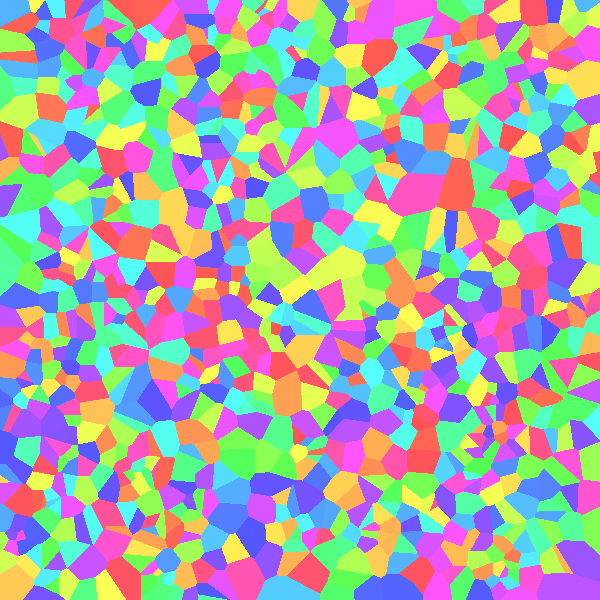
Frame 1 (no input)
Frame 2 (the mouse pressed at the canvas centre, redrawn once): identical to frame 1, image omitted

The Processing sketch that drew this single still picture (run headless with seeded random() and noise(); the mouse was pressed at the canvas centre and the sketch redrawn once):

// Processing sketch: Closest_point_moving
// ── Closest_point_moving.pde
int n = 1000;
float points[];

void setup()
{
  size(600, 600);
  colorMode(HSB);
  
  // Initialize random N points
  points = new float[2*n];
  
  for(int i = 0; i < n; i++)
  {
    points[2*i] = random(0, width);
    points[2*i+1] = random(0, height);
  }
}

void draw()
{
  loadPixels();
  for(int j = 0; j < height; j++)
  {
    for(int i = 0; i < width; i++)
    {
      // Set the distance from the point to be the maximum possible
      float x = 2*width;
      float y = 2*height;
      float prev_dist = dist(i, j, x, y);
      int closest = 1;
      
      // Go through all the points
      for(int k = 0; k < n; k++)
      {
        float new_dist = dist(i, j, points[2*k], points[2*k+1]);
        
        // Find the smallest distance
        if(new_dist < prev_dist)
        {
          prev_dist = new_dist;
          closest = k+1;
        }
      }
      
      // Set the color of the pixel based on what point it's closest to with
      // maximum brightness and a slightly lower saturation so the colors are "smoother"
      int index = i + j * width;
      pixels[index] = color(map(closest, 1, n, 0, 255), 170, 255);
    }
  }
  updatePixels();
  
  // Commented part draws out all the points
  /*for(int i = 0; i < 2*n; i+=2)
  {
    circle(points[i], points[i+1], 4);
  }*/
  
  noLoop();
}
